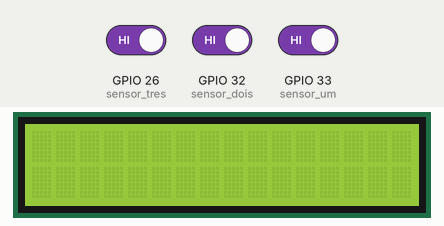
Recording of a sketch running on a simulated ESP32. Shown: 16×2 character LCD. Inputs (shaded band) come from the test bench; at power-on: GPIO 33 (sensor_um) HIGH, GPIO 32 (sensor_dois) HIGH, GPIO 26 (sensor_tres) HIGH.

Above: at 1.2 s.
1.3 s: GPIO 33 (sensor_um) driven LOW
At 2.3 s:
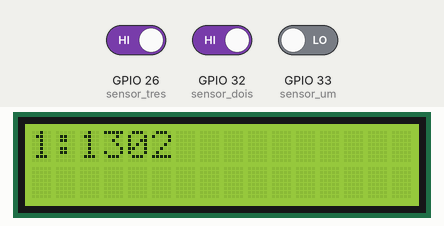
2.8 s: GPIO 32 (sensor_dois) driven LOW
At 3.5 s:
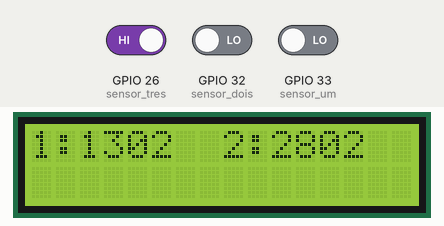
Timing chart, 0 to 5.8 s (numbered marks = the images above; inputs shaded):
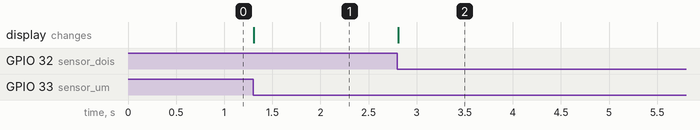

Measured:
- after the input at 1.3 s, the display: changes at once (image 1)
- after the input at 2.8 s, the display: changes at once (image 2)

The sketch:

projeto.ino
```cpp
//biblioteca do lcd
#include <LiquidCrystal_I2C.h>

//variaveis dos sensores óptico
int sensor_um = 33;
int sensor_dois = 32;
int sensor_tres = 26;
int sensor_quatro = 27;

LiquidCrystal_I2C lcd(0x27, 16, 2);
//flag para cada sensor
int valorUm, valorDois, valorTres, valorQuatro = 0;

void setup() {
  lcd.init();  //iniciando o lcd
  lcd.backlight();
  //informando se o pino é entrada ou saida
  pinMode(sensor_um, INPUT);
  pinMode(sensor_dois, INPUT);
  pinMode(sensor_tres, INPUT);
  pinMode(sensor_quatro, INPUT);
  //mudando velocidade do serial
  Serial.begin(9600);
}
void loop() {
  //guardando a leitura dos sensores ópticos
  valorUm = 0;
  valorDois = 0;
  valorTres = 0;
  valorQuatro = 0;

  while (valorUm == 0) {
    if (digitalRead(sensor_um) == LOW) {
      lcd.setCursor(0, 0);
      lcd.print("1:");
      lcd.println(millis());
      valorUm = 1;
    }
  }

  while (valorDois == 0) {
    if (digitalRead(sensor_dois) == LOW) {
      lcd.setCursor(8, 0);
      lcd.print("2:");
      lcd.println(millis());
      valorDois = 1;
    }
  }

  while (valorTres == 0) {
    if (digitalRead(sensor_tres) == LOW) {
      lcd.setCursor(0, 1);
      lcd.print("3:");
      lcd.println(millis());
      valorTres = 1;
    }
  }

  while (valorQuatro == 0) {
    if (digitalRead(sensor_quatro) == LOW) {
      lcd.setCursor(8, 1);
      lcd.print("4:");
      lcd.println(millis());
      valorQuatro = 1;
    }
  }
}
```
